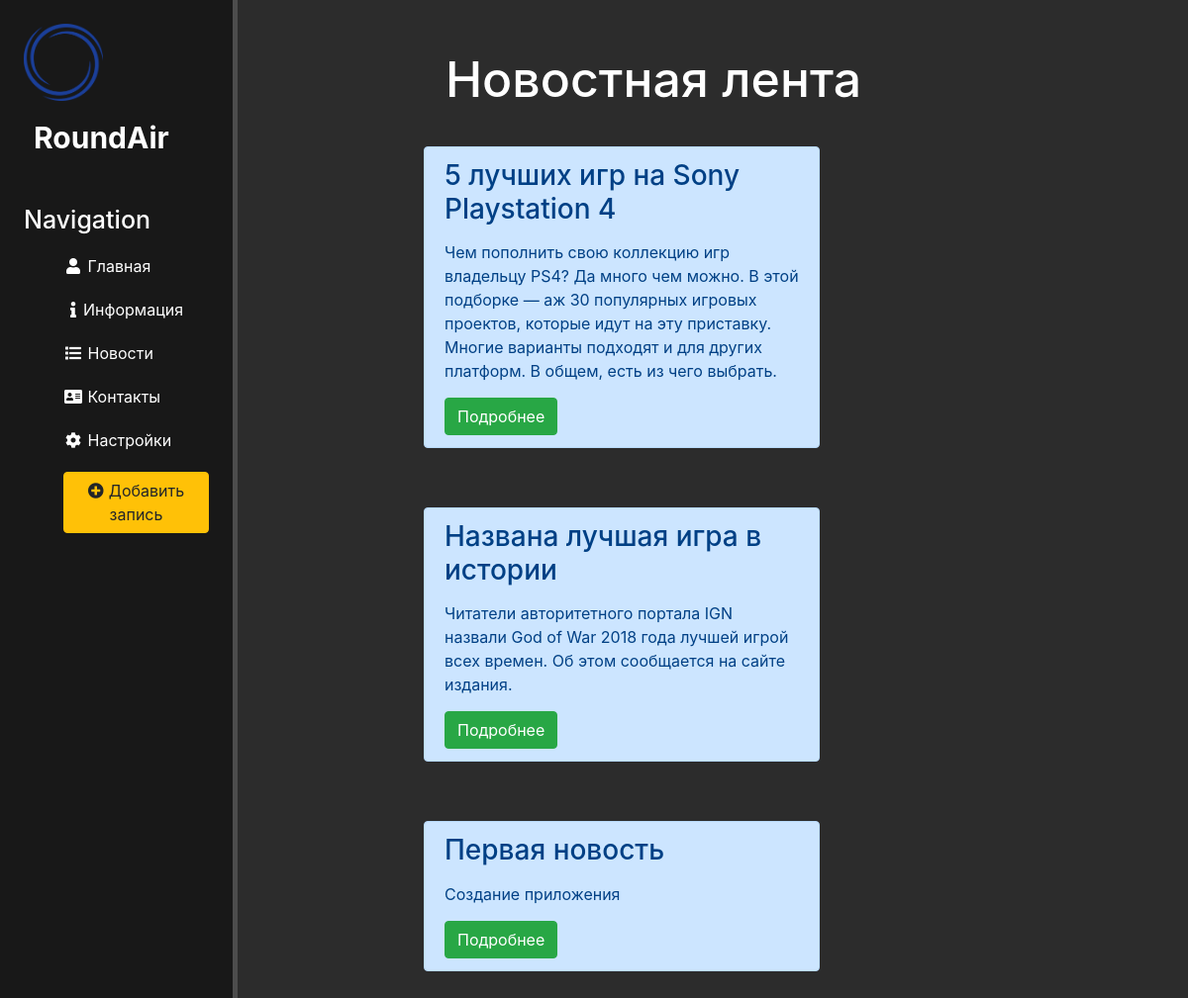
Before: /news/ with the older database file.
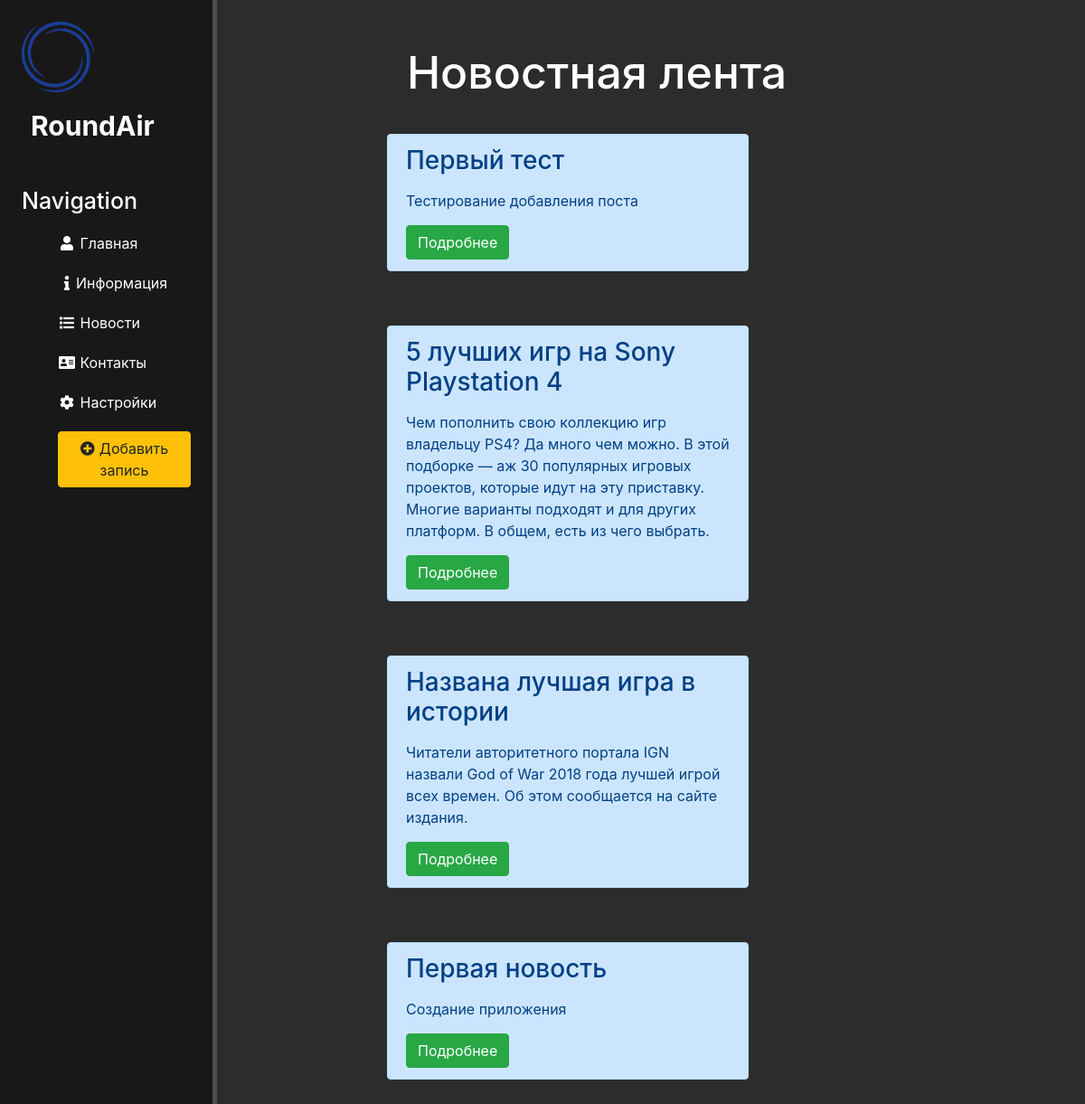
After: the same page with the newer database file.
### news/models.py (models this page shows, shortened)
class Articles(models.Model):
    object = ''
    title = models.CharField('Название', max_length=50)
    anans = models.CharField('Анонс', max_length=250)
    text = models.TextField('Текст')
    data_time = models.DateTimeField('Дата')
    class Meta:
        verbose_name = 'Новость'
        verbose_name_plural = 'Новости'

### news/views.py (the view)
# urls.py: path('', views.news_home, name='news_home'),
def news_home(request):
    news = Articles.objects.order_by('-data_time')
    return render(request, 'news/news_home.html', {'news': news})

### news/templates/news/news_home.html (shortened to what this page needs)
{% extends 'first/main.html' %}
{% block content %}
    <div class="features">
        <h1>Новостная лента</h1>
        {% if news %}
           {% for el in news %}
              <div class="alert alert-primary">
                  <h3>{{el.title}}</h3>
                  <p>{{el.anans}}</p>
                  <a href="{% url 'news_details' el.id %}" class="btn btn-success">Подробнее</a>
              </div>
           {% endfor %}
        {% else %}
        <p>Новости отсутствуют</p>
        {% endif %}
    </div>
{% endblock %}

Changed rows visible on the page:
added Articles: title "Первый тест", anans "Тестирование добавления поста"
